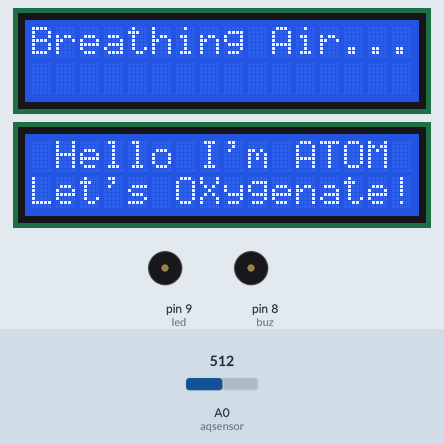
This sketch was run on a simulated Arduino Uno, built with avr-gcc and run on an emulated ATmega328P. On the bench: 2 × 16×2 character LCD, buzzer (waves = sounding, pin HIGH). The test bench sets the inputs (shaded band); at power-on: A0 (aqsensor) = 512. What the sketch prints to the serial monitor is not drawn.

Above: at 1.3 s.
1.4 s: A0 (aqsensor) set to 102
At 4.4 s:
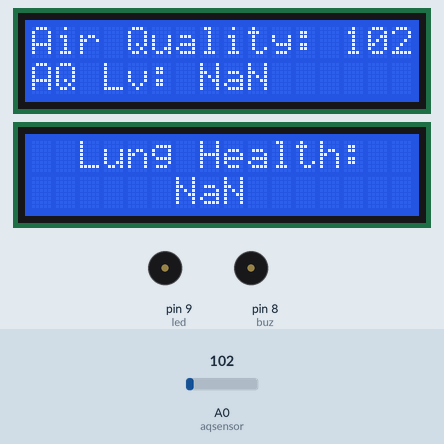
4.8 s: A0 (aqsensor) set to 87
At 5.31 s:
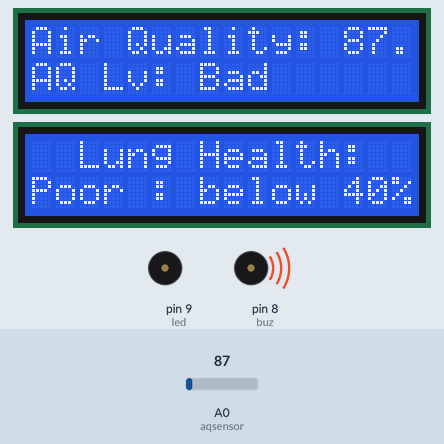
7.1 s: A0 (aqsensor) set to 40
At 7.64 s:
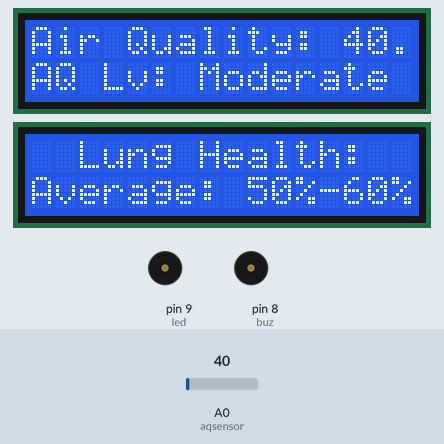
9.5 s: A0 (aqsensor) set to 0
At 9.97 s:
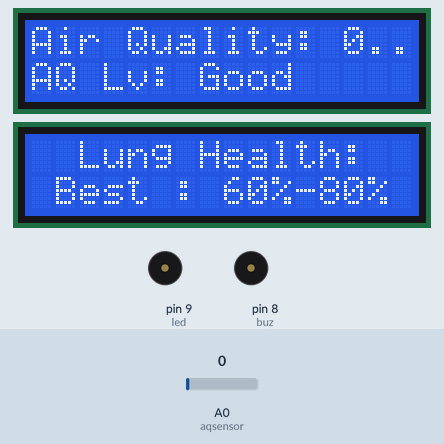
Timing chart, 0 to 59.3 s (numbered marks = the images above; inputs shaded):
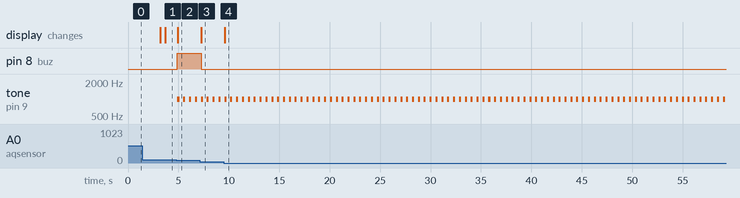

The sketch:

ATOM.ino
```cpp
#include <Wire.h>
#include <LiquidCrystal_I2C.h>
LiquidCrystal_I2C lcd1(0x3B, 16, 2);
LiquidCrystal_I2C lcd2(0x27, 16, 2);
int buz = 8;
int led = 9;

const int aqsensor = A0;
int threshold = 36;
int alpha = 1;
void setup() {

  pinMode (buz,OUTPUT);
  pinMode (led,OUTPUT);
  pinMode (aqsensor,INPUT);

  Serial.begin (9600);

  lcd1.init();
  lcd2.init();
  lcd1.backlight();
  lcd2.backlight();
}

void loop() {

  int ppm = analogRead(aqsensor);
  lcd1.setCursor(0, 0);
  lcd1.print("Breathing Air.....");
  Serial.print("Air Quality: ");
  Serial.println(ppm);
 while (alpha < 100) {
  lcd2.setCursor(1, 0);
  lcd2.print("Hello I'm ATOM ");
  lcd2.setCursor(0, 1);
  lcd2.print("Let's OXygenate!");
  alpha = alpha +1;
 }
  lcd1.setCursor(0, 0);
  lcd1.print("Air Quality: ");
  lcd1.print(ppm);
  lcd2.setCursor(0, 0);
  lcd2.print("  Lung Health: ");
  if (ppm > 50 & ppm < 98){
      lcd1.setCursor(0,1);
      lcd1.print("AQ Lv: Bad      ");
      Serial.println("AQ Lv: Bad");
      tone(led,1000,200);
      digitalWrite(buz,HIGH);
      digitalWrite(led,LOW);
      lcd2.setCursor(0, 1);
      lcd2.print("Poor : below 40%      ");
  }
  else if (ppm < threshold){
      digitalWrite(buz,LOW);
      digitalWrite(led,LOW);
      lcd1.setCursor(0,1);
      lcd1.print("AQ Lv: Good    ");
      Serial.println("AQ Lv: Good");
      tone(led,1000,200);
      lcd2.setCursor(0, 1);
      lcd2.print(" Best : 60%-80%       ");
  }
  else if (ppm > threshold & ppm <50){
      lcd1.setCursor(0,1);
      Serial.println("AQ Level Moderate");
      lcd1.print("AQ Lv: Moderate");
      tone(led,1000,200);
      digitalWrite(buz,LOW);
      lcd2.setCursor(0, 1);
      lcd2.print("Average: 50%-60%        ");
  }
  else{
      digitalWrite(buz,LOW);
      digitalWrite(led,LOW);
      lcd1.setCursor(0,1);
      lcd1.print("AQ Lv: NaN     ");
      Serial.println("AQ Lv: NaN");
      lcd2.setCursor(0, 1);
      lcd2.print("      NaN          ");
  }
  delay (500);
}
```

Measured:
- the behaviour switches between 98 and 97 on A0 (aqsensor) (found by bisection; images 1 and 2)
- after the input at 1.4 s, the display: first differs from a run without the input after 2.3 s (image 1)
- after the input at 4.8 s, pin 8 (buz): LOW → HIGH after 0.11 s; tone on pin 9 (led): alternates 1000 Hz for 0.20 s and silent for 0.38 s, starting after 0.11 s; the display: changes after 0.13 s (image 2)
- after the input at 7.1 s, pin 8 (buz): HIGH → LOW after 0.14 s; the display: changes after 0.16 s (image 3)
- after the input at 9.5 s, the display: changes after 0.10 s (image 4)
